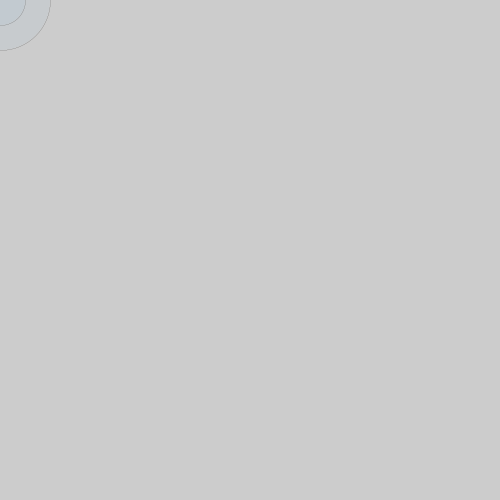
Frame 1 (no input)
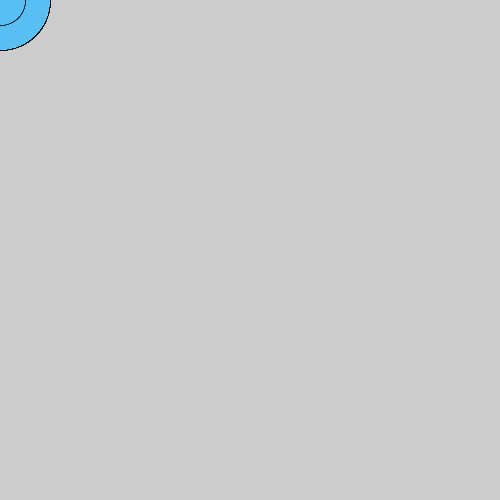
Frame 60 (the mouse pressed at the canvas centre just before this capture)
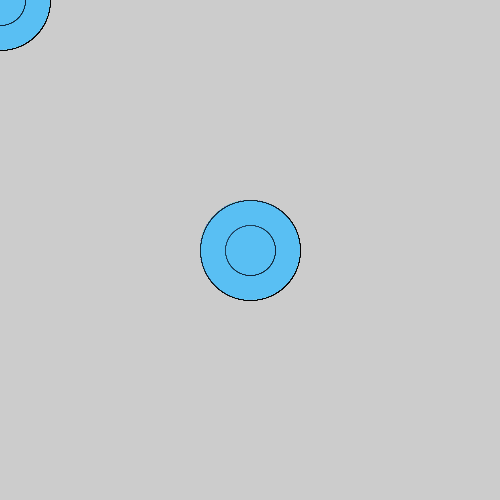
Frame 120 (the mouse held since frame 60 and released just before this capture)

The Processing sketch that drew these frames (run headless with seeded random() and noise(); from frame 60 on, the mouse is pressed at the canvas centre):

// Processing sketch: processing_22626
// ── processing_22626.pde



void setup()
{

  size(500,500);
  smooth();
  
  
}

void draw()
{
  
  
  fill(80,170,255,10);
  strokeWeight(0.1);
  
   if (mouseButton == LEFT)
    
      fill(255,175,100,8);
      
    if (mouseButton == RIGHT)
    
      fill(0,255,255,8);
  
  ellipse(mouseX,mouseY,100,100);
 ellipse(mouseX,mouseY,50,50);
 
  
}
